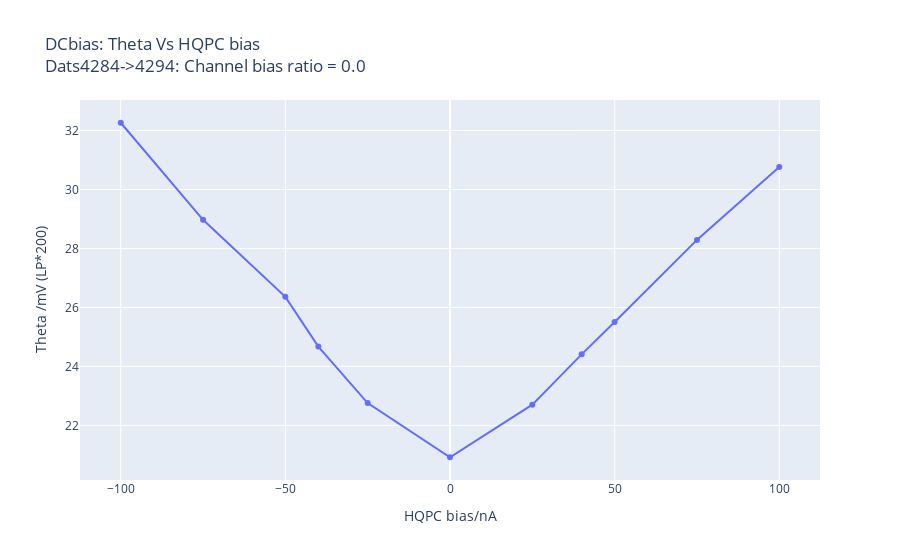
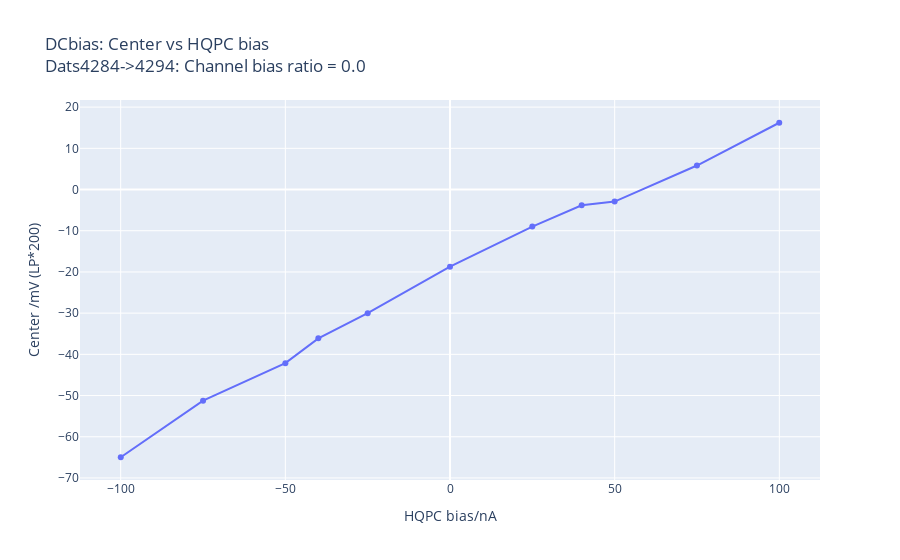

Source (notebook cell) for these figures, in order:
### Code cell
##### data_key = 'theta'
# ylabel = 'Theta /mV (LP*200)'
hqpc_biases = set([round(dat.Logs.fds['R2T(10M)']) for dat in dats])

for data_key, ylabel, title, fname in zip(['theta', 'mid'], ['Theta /mV (LP*200)', 'Center /mV (LP*200)'], ['DCbias: Theta Vs HQPC bias', 'DCbias: Center vs HQPC bias'], ['ThetaVsHPQC', 'CenterVsHQPC']):
#     dat_chunks = np.flip(np.reshape(np.array(dats), (int(len(dats)/len(hqpc_biases)), -1)), axis=0)
    
    dat_chunks = np.flip(np.reshape(np.array(dats), (int(len(dats)/9), -1)), axis=0)
    
    
    xs, datas, ids, titles = list(), list(), list(), list()
    for dat_chunk in dat_chunks:
    #     ds = [dat for dat in dats if round(dat.Logs.fds['TC/0.001']/dat.Logs.fds['R2T(10M)'], 2) == ratio]
        ds = dat_chunk

        ratio = round(np.mean([-1*dat.Logs.fds['TC/0.001']/dat.Logs.fds['R2T(10M)'] if not np.isclose(dat.Logs.fds['R2T(10M)'],0) else 0 for dat in ds]), 4)

        datas.append(np.array([getattr(dat.Transition.avg_fit.best_values, data_key) for dat in ds]))
        xs.append(np.array([dat.Logs.fds['R2T(10M)']/10 for dat in ds]))
#         ids.append(ratio)
        ids.append(round(dat_chunk[0].Logs.temps.mc*1000))
        titles.append(f'{title}<br>Dats{ds[0].datnum}->{ds[-1].datnum}: Channel bias ratio = {ratio}')

    fig = PlU.get_figure(datas, xs, ids=ids, titles=titles, labels=None, xlabel='HQPC bias/nA', ylabel=ylabel, plot_kwargs={'mode':'lines+markers'})
    fig.write_html(export_path+f'Dats{dats[0].datnum}-{dats[-1].datnum}{fname}.html')
    fig.show()

### Figure 1 — Plotly figure (JSON) as saved in the notebook; plotly's stock layout.template omitted (floating-point values rounded to 4 significant figures)
{"data": [{"mode": "lines+markers", "type": "scatter", "visible": true, "x": [-99.98, -74.98, -49.99, -39.98, -24.99, 0, 24.99, 39.98, 49.99, 74.98, 99.98], "y": [32.26, 28.97, 26.36, 24.67, 22.76, 20.92, 22.7, 24.41, 25.51, 28.29, 30.76]}], "layout": {"autosize": true, "sliders": [{"active": 0, "currentvalue": {"prefix": ""}, "pad": {"t": 50}, "steps": [{"args": [{"visible": [true]}, {"title": "DCbias: Theta Vs HQPC bias<br>Dats4284->4294: Channel bias ratio = 0.0"}, {"mode": "lines+markers"}], "label": "101", "method": "update"}]}], "title": {"text": "DCbias: Theta Vs HQPC bias<br>Dats4284->4294: Channel bias ratio = 0.0"}, "xaxis": {"autorange": true, "range": [-111.9, 111.9], "title": {"text": "HQPC bias/nA"}, "type": "linear"}, "yaxis": {"autorange": true, "range": [20.09, 33.09], "title": {"text": "Theta /mV (LP*200)"}, "type": "linear"}}}

### Figure 2 — Plotly figure (JSON) as saved in the notebook; plotly's stock layout.template omitted (floating-point values rounded to 4 significant figures)
{"data": [{"mode": "lines+markers", "type": "scatter", "visible": true, "x": [-99.98, -74.98, -49.99, -39.98, -24.99, 0, 24.99, 39.98, 49.99, 74.98, 99.98], "y": [-64.97, -51.25, -42.14, -36.12, -30.0, -18.72, -8.994, -3.822, -2.928, 5.825, 16.21]}], "layout": {"autosize": true, "sliders": [{"active": 0, "currentvalue": {"prefix": ""}, "pad": {"t": 50}, "steps": [{"args": [{"visible": [true]}, {"title": "DCbias: Center vs HQPC bias<br>Dats4284->4294: Channel bias ratio = 0.0"}, {"mode": "lines+markers"}], "label": "101", "method": "update"}]}], "title": {"text": "DCbias: Center vs HQPC bias<br>Dats4284->4294: Channel bias ratio = 0.0"}, "xaxis": {"autorange": true, "range": [-111.9, 111.9], "title": {"text": "HQPC bias/nA"}, "type": "linear"}, "yaxis": {"autorange": true, "range": [-70.92, 22.15], "title": {"text": "Center /mV (LP*200)"}, "type": "linear"}}}
